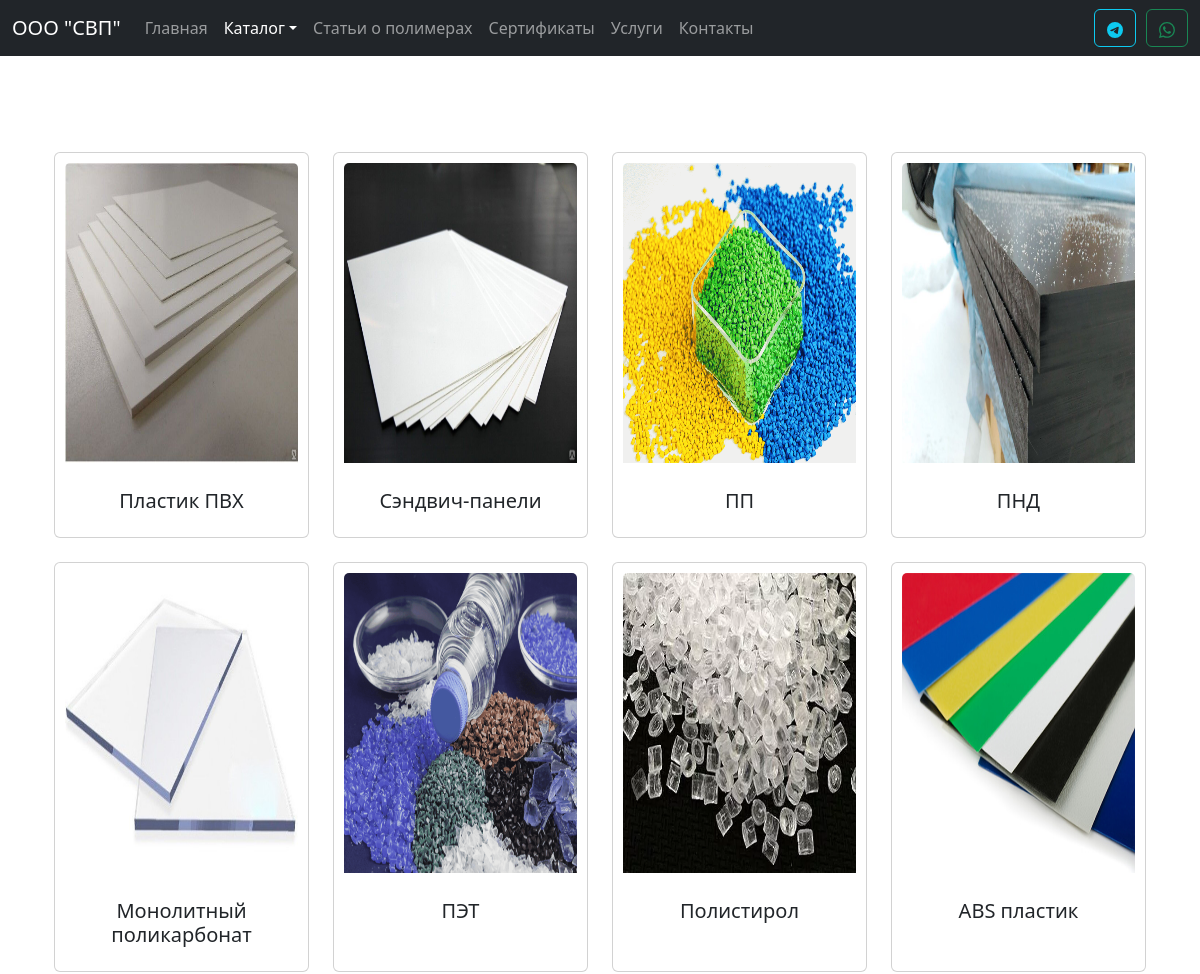
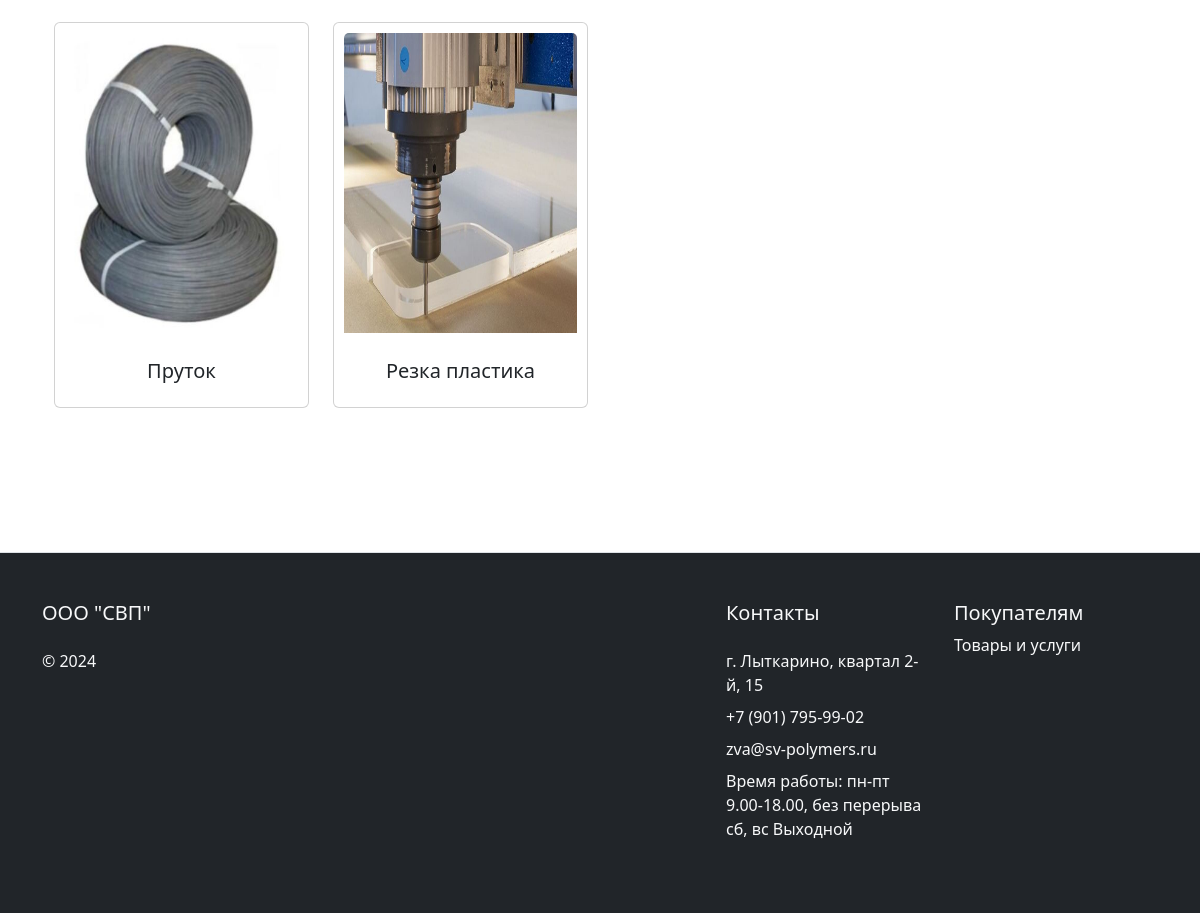
Screenshot of /catalog/index.php with the database file from the repository (2 pictures, top to bottom).
### tables this page shows
CREATE TABLE `categories` (
  `id` int(3) NOT NULL,
  `name` varchar(100) NOT NULL,
  `image` varchar(100) NOT NULL,
  `description` varchar(1000) NOT NULL,
  `category_link` varchar(50) NOT NULL,
  `category_order` int(11) NOT NULL COMMENT 'Порядок вывода на странице'
);

### catalog/index.php (the view, shortened to what this page needs)
<?
include_once $_SERVER['DOCUMENT_ROOT'] . "/modules/header.php";
require($_SERVER['DOCUMENT_ROOT'] . '/database/db.php');
$sql = 'SELECT * FROM categories ORDER BY `category_order` ASC';
$result = $conn->query($sql);
?>
<div class="container my-5">
  <div class="container mt-5 mb-5">
    <div class="row row-cols-1 row-cols-md-4 g-4">
      <?php foreach ($result as $category): ?>
        <div class="col">
          <a href="/catalog/<?= $category['category_link']; ?>" class="card h-100 ki-card">
            <div style="padding:10px;">
              <img style="width: 100%; height: 300px;" src=<?= '/assets/images/categories/' . $category['image'] ?> class="card-img-top" alt=<?= $$category['name'] ?>>
            </div>
            <div class="card-body text-center">
              <h5 class="card-title"><?= $category['name'] ?></h5>
            </div>
          </a>
        </div>
      <?php endforeach; ?>
    </div>
  </div>
</div>
<? include_once $_SERVER['DOCUMENT_ROOT'] . "/modules/footer.php"; ?>

### assets/style.css (style rules this page uses)
body { min-height: 100vh; display: flex; flex-direction: column; }
.ki-card { translate: all .3s; text-decoration: none; }

### rows the page displays
categories: image (picture), name "Пластик ПВХ"
categories: image (picture), name "Сэндвич-панели"
categories: image (picture), name "ПП"
categories: image (picture), name "ПНД"
categories: image (picture), name "Монолитный поликарбонат"
categories: image (picture), name "ПЭТ"
categories: image (picture), name "Полистирол"
categories: image (picture), name "ABS пластик"
categories: image (picture), name "Пруток"
categories: image (picture), name "Резка пластика"
